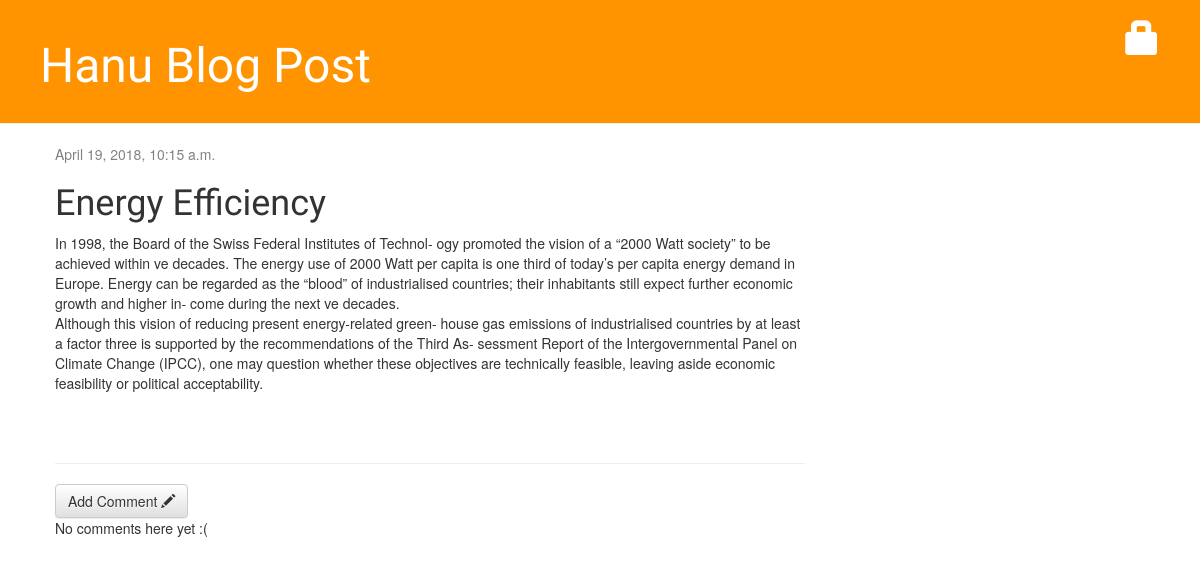
/post/1/, run on an earlier commit of the app's database.
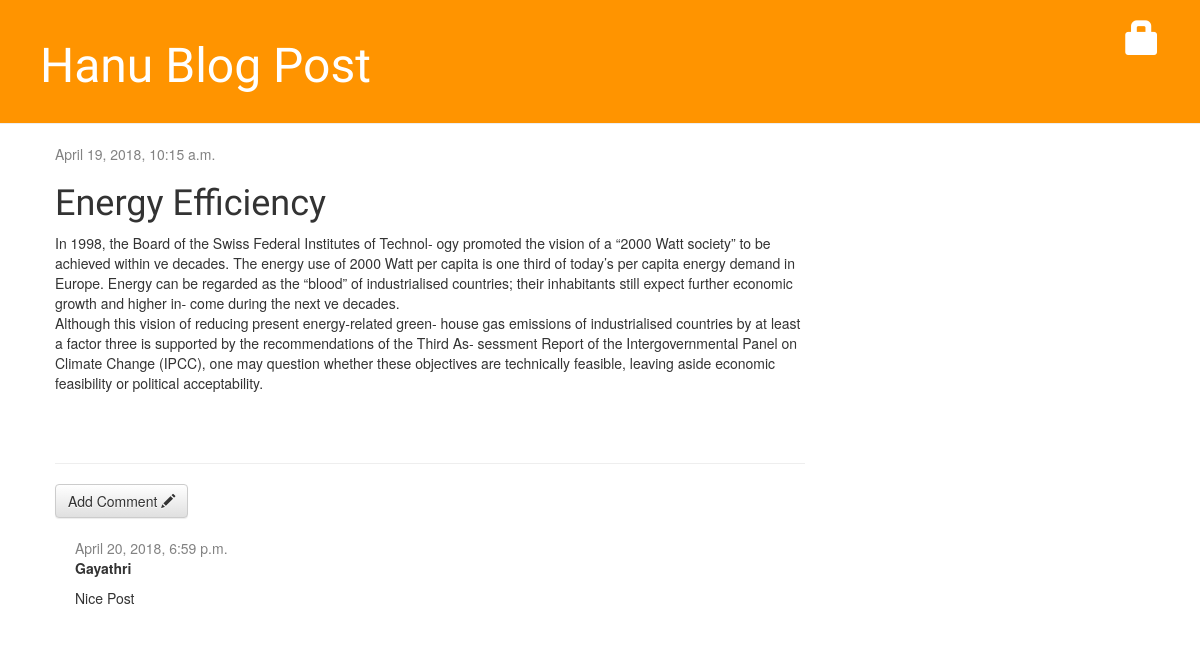
And on a later commit of the database.
### blog/models.py (models this page shows, shortened)
class Comment(models.Model):
    post = models.ForeignKey('blog.Post', related_name='comments')
    author = models.CharField(max_length=200)
    text = models.TextField()
    created_date = models.DateTimeField(default=timezone.now)
    approved_comment = models.BooleanField(default=False)

### blog/views.py (the view)
# urls.py: url(r'^post/(?P<pk>\d+)/$',views.post_detail, name = 'post_detail'),
def post_detail(request,pk):
    Post.objects.get(pk=pk)
    post = get_object_or_404(Post, pk=pk)
    return render(request, 'blog/post_detail.html', {'post':post})

### blog/templates/blog/post_detail.html (shortened to what this page needs)
{% extends 'blog/base.html' %}
{% block content %}
 <div class="post">
        {% if post.published_date %}
            <div class="date">
                {{ post.published_date }}
            </div>
        {% else %}
               <a class="btn btn-default" href="{% url 'post_publish' pk=post.pk %}">Publish</a>
        {% endif %}
  <h1>{{ post.title }}</h1>
  <p>{{ post.text|linebreaksbr}}</p>
</div>
<hr>
<a class="btn btn-default" href="{% url 'add_comment' pk=post.pk %}">Add Comment <span class="glyphicon glyphicon-pencil"></span></a>
{% for comment in post.comments.all %}
  {% if user.is_authenticated or comment.approved_comment %}
    <div class="comment">
        <div class="date">{{ comment.created_date }}
        </div>
        <strong>{{ comment.author }}</strong>
        <p>{{ comment.text|linebreaks }}</p>
    </div>
  {% endif %}
{% empty %}
    <p>No comments here yet :(</p>
{% endfor %}
{% endblock %}

What changed in the data, as far as the page shows it:
added Comment: created_date "April 20, 2018, 6:59 p.m.", author "Gayathri", text "Nice Post"
Also different on the page:
text no longer shown: "No comments here yet :("
